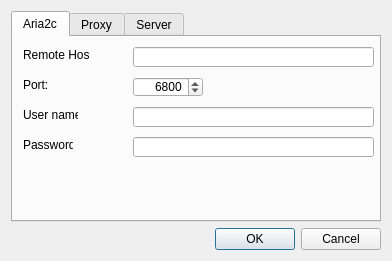
<?xml version="1.0" encoding="UTF-8"?>
<ui version="4.0">
 <class>Aria2Options</class>
 <widget class="QDialog" name="Aria2Options">
  <property name="geometry">
   <rect>
    <x>0</x>
    <y>0</y>
    <width>392</width>
    <height>261</height>
   </rect>
  </property>
  <property name="sizePolicy">
   <sizepolicy hsizetype="Expanding" vsizetype="Expanding">
    <horstretch>0</horstretch>
    <verstretch>0</verstretch>
   </sizepolicy>
  </property>
  <property name="minimumSize">
   <size>
    <width>392</width>
    <height>261</height>
   </size>
  </property>
  <property name="maximumSize">
   <size>
    <width>392</width>
    <height>261</height>
   </size>
  </property>
  <property name="windowTitle">
   <string>Options</string>
  </property>
  <property name="windowIcon">
   <iconset resource="Aria2cRemote.qrc">
    <normaloff>:/icon/gear.png</normaloff>:/icon/gear.png</iconset>
  </property>
  <layout class="QVBoxLayout" name="verticalLayout">
   <item>
    <widget class="QTabWidget" name="tabWidget">
     <property name="currentIndex">
      <number>0</number>
     </property>
     <widget class="QWidget" name="tab_Aria2c">
      <attribute name="title">
       <string>Aria2c</string>
      </attribute>
      <widget class="QLabel" name="label">
       <property name="geometry">
        <rect>
         <x>10</x>
         <y>10</y>
         <width>66</width>
         <height>16</height>
        </rect>
       </property>
       <property name="text">
        <string>Remote Host:</string>
       </property>
       <property name="buddy">
        <cstring>lineEdit_RemoteHost</cstring>
       </property>
      </widget>
      <widget class="QLineEdit" name="lineEdit_RemoteHost">
       <property name="geometry">
        <rect>
         <x>120</x>
         <y>10</y>
         <width>241</width>
         <height>20</height>
        </rect>
       </property>
      </widget>
      <widget class="QLabel" name="label_2">
       <property name="geometry">
        <rect>
         <x>10</x>
         <y>40</y>
         <width>24</width>
         <height>16</height>
        </rect>
       </property>
       <property name="text">
        <string>Port:</string>
       </property>
       <property name="buddy">
        <cstring>spinBox_Port</cstring>
       </property>
      </widget>
      <widget class="QSpinBox" name="spinBox_Port">
       <property name="geometry">
        <rect>
         <x>120</x>
         <y>40</y>
         <width>70</width>
         <height>20</height>
        </rect>
       </property>
       <property name="minimumSize">
        <size>
         <width>70</width>
         <height>0</height>
        </size>
       </property>
       <property name="alignment">
        <set>Qt::AlignRight|Qt::AlignTrailing|Qt::AlignVCenter</set>
       </property>
       <property name="minimum">
        <number>1024</number>
       </property>
       <property name="maximum">
        <number>65535</number>
       </property>
       <property name="value">
        <number>6800</number>
       </property>
      </widget>
      <widget class="QLabel" name="label_3">
       <property name="geometry">
        <rect>
         <x>10</x>
         <y>70</y>
         <width>55</width>
         <height>16</height>
        </rect>
       </property>
       <property name="text">
        <string>User name:</string>
       </property>
       <property name="buddy">
        <cstring>lineEdit_UserName</cstring>
       </property>
      </widget>
      <widget class="QLineEdit" name="lineEdit_UserName">
       <property name="geometry">
        <rect>
         <x>120</x>
         <y>70</y>
         <width>241</width>
         <height>20</height>
        </rect>
       </property>
      </widget>
      <widget class="QLabel" name="label_4">
       <property name="geometry">
        <rect>
         <x>10</x>
         <y>100</y>
         <width>50</width>
         <height>16</height>
        </rect>
       </property>
       <property name="text">
        <string>Password:</string>
       </property>
       <property name="buddy">
        <cstring>lineEdit_Password</cstring>
       </property>
      </widget>
      <widget class="QLineEdit" name="lineEdit_Password">
       <property name="geometry">
        <rect>
         <x>120</x>
         <y>100</y>
         <width>241</width>
         <height>20</height>
        </rect>
       </property>
       <property name="contextMenuPolicy">
        <enum>Qt::DefaultContextMenu</enum>
       </property>
       <property name="echoMode">
        <enum>QLineEdit::Password</enum>
       </property>
      </widget>
     </widget>
     <widget class="QWidget" name="tab_Proxy">
      <attribute name="title">
       <string>Proxy</string>
      </attribute>
      <widget class="QCheckBox" name="checkBox_Enable_Proxy">
       <property name="geometry">
        <rect>
         <x>10</x>
         <y>10</y>
         <width>133</width>
         <height>17</height>
        </rect>
       </property>
       <property name="text">
        <string>Enable</string>
       </property>
      </widget>
      <widget class="QLabel" name="label_6">
       <property name="geometry">
        <rect>
         <x>10</x>
         <y>70</y>
         <width>81</width>
         <height>20</height>
        </rect>
       </property>
       <property name="text">
        <string>Port:</string>
       </property>
       <property name="buddy">
        <cstring>spinBox_Proxy_Port</cstring>
       </property>
      </widget>
      <widget class="QSpinBox" name="spinBox_Proxy_Port">
       <property name="geometry">
        <rect>
         <x>120</x>
         <y>70</y>
         <width>70</width>
         <height>20</height>
        </rect>
       </property>
       <property name="minimumSize">
        <size>
         <width>70</width>
         <height>0</height>
        </size>
       </property>
       <property name="alignment">
        <set>Qt::AlignRight|Qt::AlignTrailing|Qt::AlignVCenter</set>
       </property>
       <property name="minimum">
        <number>1024</number>
       </property>
       <property name="maximum">
        <number>65535</number>
       </property>
       <property name="value">
        <number>8080</number>
       </property>
      </widget>
      <widget class="QLabel" name="label_7">
       <property name="geometry">
        <rect>
         <x>10</x>
         <y>100</y>
         <width>81</width>
         <height>20</height>
        </rect>
       </property>
       <property name="text">
        <string>User name:</string>
       </property>
       <property name="buddy">
        <cstring>lineEdit_Proxy_UserName</cstring>
       </property>
      </widget>
      <widget class="QLineEdit" name="lineEdit_Proxy_UserName">
       <property name="geometry">
        <rect>
         <x>120</x>
         <y>100</y>
         <width>241</width>
         <height>20</height>
        </rect>
       </property>
      </widget>
      <widget class="QLabel" name="label_5">
       <property name="geometry">
        <rect>
         <x>10</x>
         <y>40</y>
         <width>81</width>
         <height>20</height>
        </rect>
       </property>
       <property name="text">
        <string>Server:</string>
       </property>
       <property name="buddy">
        <cstring>lineEdit_Proxy_Server</cstring>
       </property>
      </widget>
      <widget class="QLineEdit" name="lineEdit_Proxy_Server">
       <property name="geometry">
        <rect>
         <x>120</x>
         <y>40</y>
         <width>241</width>
         <height>20</height>
        </rect>
       </property>
      </widget>
      <widget class="QLabel" name="label_8">
       <property name="geometry">
        <rect>
         <x>10</x>
         <y>130</y>
         <width>101</width>
         <height>20</height>
        </rect>
       </property>
       <property name="text">
        <string>Password:</string>
       </property>
       <property name="buddy">
        <cstring>lineEdit_Proxy_Password</cstring>
       </property>
      </widget>
      <widget class="QLineEdit" name="lineEdit_Proxy_Password">
       <property name="geometry">
        <rect>
         <x>120</x>
         <y>130</y>
         <width>241</width>
         <height>20</height>
        </rect>
       </property>
       <property name="contextMenuPolicy">
        <enum>Qt::DefaultContextMenu</enum>
       </property>
       <property name="echoMode">
        <enum>QLineEdit::Password</enum>
       </property>
      </widget>
     </widget>
     <widget class="QWidget" name="tab_server">
      <attribute name="title">
       <string>Server</string>
      </attribute>
      <widget class="QTreeWidget" name="treeWidget_Server_List">
       <property name="geometry">
        <rect>
         <x>10</x>
         <y>10</y>
         <width>351</width>
         <height>141</height>
        </rect>
       </property>
       <property name="alternatingRowColors">
        <bool>true</bool>
       </property>
       <property name="rootIsDecorated">
        <bool>false</bool>
       </property>
       <column>
        <property name="text">
         <string notr="true">Server</string>
        </property>
       </column>
       <column>
        <property name="text">
         <string>User</string>
        </property>
       </column>
      </widget>
      <widget class="QPushButton" name="pushButton_Servers_Delete">
       <property name="geometry">
        <rect>
         <x>200</x>
         <y>160</y>
         <width>75</width>
         <height>23</height>
        </rect>
       </property>
       <property name="text">
        <string>Delete</string>
       </property>
      </widget>
      <widget class="QPushButton" name="pushButton_Servers_Add">
       <property name="geometry">
        <rect>
         <x>110</x>
         <y>160</y>
         <width>75</width>
         <height>23</height>
        </rect>
       </property>
       <property name="text">
        <string>Add</string>
       </property>
      </widget>
      <widget class="QPushButton" name="pushButton_Servers_Modify">
       <property name="geometry">
        <rect>
         <x>290</x>
         <y>160</y>
         <width>75</width>
         <height>23</height>
        </rect>
       </property>
       <property name="text">
        <string>Modify</string>
       </property>
      </widget>
     </widget>
    </widget>
   </item>
   <item>
    <widget class="QDialogButtonBox" name="buttonBox">
     <property name="orientation">
      <enum>Qt::Horizontal</enum>
     </property>
     <property name="standardButtons">
      <set>QDialogButtonBox::Cancel|QDialogButtonBox::Ok</set>
     </property>
    </widget>
   </item>
  </layout>
 </widget>
 <tabstops>
  <tabstop>tabWidget</tabstop>
  <tabstop>lineEdit_RemoteHost</tabstop>
  <tabstop>spinBox_Port</tabstop>
  <tabstop>lineEdit_UserName</tabstop>
  <tabstop>lineEdit_Password</tabstop>
  <tabstop>checkBox_Enable_Proxy</tabstop>
  <tabstop>lineEdit_Proxy_Server</tabstop>
  <tabstop>spinBox_Proxy_Port</tabstop>
  <tabstop>lineEdit_Proxy_UserName</tabstop>
  <tabstop>lineEdit_Proxy_Password</tabstop>
  <tabstop>treeWidget_Server_List</tabstop>
  <tabstop>pushButton_Servers_Add</tabstop>
  <tabstop>pushButton_Servers_Delete</tabstop>
  <tabstop>pushButton_Servers_Modify</tabstop>
  <tabstop>buttonBox</tabstop>
 </tabstops>
 <resources>
  <include location="Aria2cRemote.qrc"/>
 </resources>
 <connections>
  <connection>
   <sender>buttonBox</sender>
   <signal>accepted()</signal>
   <receiver>Aria2Options</receiver>
   <slot>accept()</slot>
   <hints>
    <hint type="sourcelabel">
     <x>248</x>
     <y>254</y>
    </hint>
    <hint type="destinationlabel">
     <x>157</x>
     <y>274</y>
    </hint>
   </hints>
  </connection>
  <connection>
   <sender>buttonBox</sender>
   <signal>rejected()</signal>
   <receiver>Aria2Options</receiver>
   <slot>reject()</slot>
   <hints>
    <hint type="sourcelabel">
     <x>316</x>
     <y>260</y>
    </hint>
    <hint type="destinationlabel">
     <x>286</x>
     <y>274</y>
    </hint>
   </hints>
  </connection>
 </connections>
</ui>
